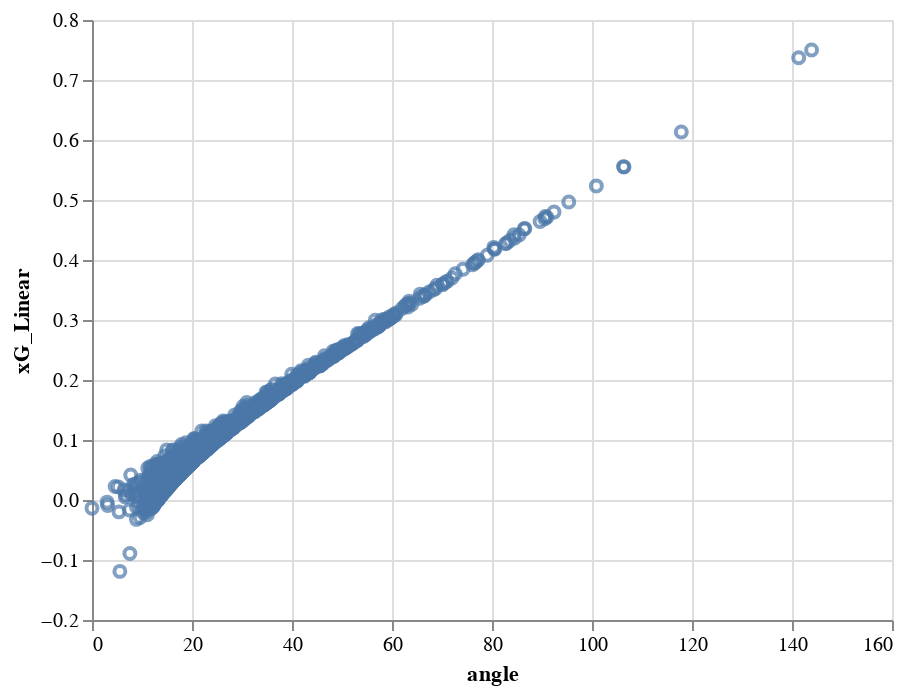

Write notebook code for a chart like this one.
### Code cell
import altair as alt
  
fig = alt.Chart(df_shot).mark_point().encode(
  x='angle',y='xG_Linear')
fig

### Figure 1 — Vega-Lite specification as saved in the notebook (floating-point values rounded to 4 significant figures; data arrays with more than 128 entries replaced by an {"elided": "..."} marker saying what was removed)
{"config": {"view": {"continuousWidth": 400, "continuousHeight": 300}}, "data": {"name": "data-4f09e1cce0e50745414e89e4496b1fcc"}, "mark": "point", "encoding": {"x": {"field": "angle", "type": "quantitative"}, "y": {"field": "xG_Linear", "type": "quantitative"}}, "$schema": "https://vega.github.io/schema/vega-lite/v4.17.0.json", "datasets": {"data-4f09e1cce0e50745414e89e4496b1fcc": {"elided": "1382 records"}}}
